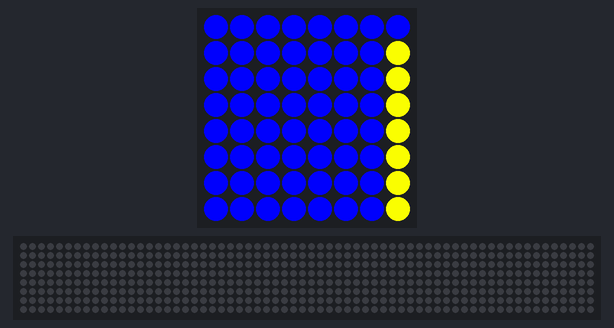
This program was run on a simulated Raspberry Pi (BCM pin numbers) with a Sense HAT. On the bench: the Sense HAT's 8×8 RGB LED matrix, a strip that is not on the board, showing the scrolling text unrolled. The 64×8 strip is a reading aid, not a part: it shows the text the matrix is scrolling, unrolled, one strip-width of it at a time. At 22.5 s the program stops and its outputs stay as they are.

Above: at 0.08 s.
At 3.6 s:
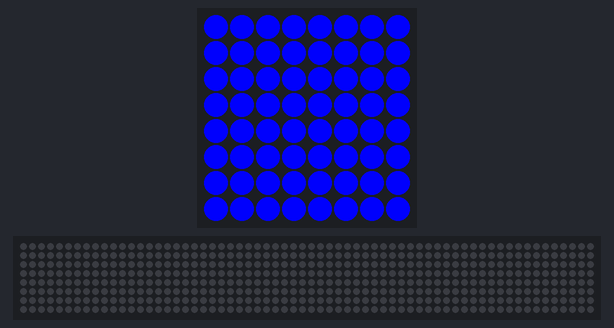
At 6.35 s:
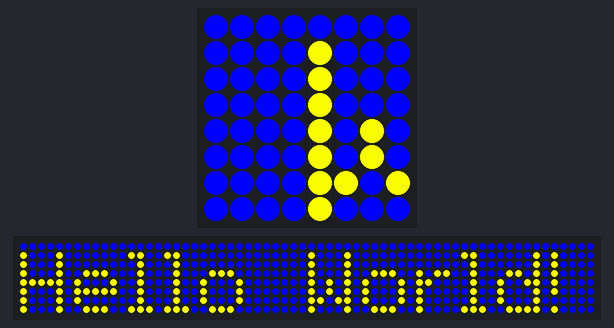
At 9.12 s:
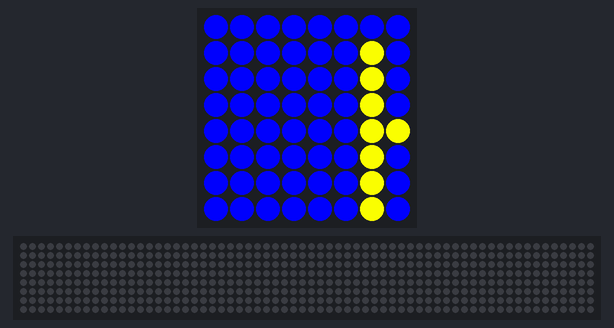
At 12.42 s:
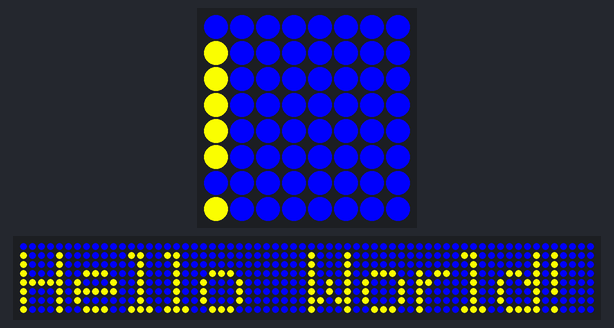
At 21.47 s:
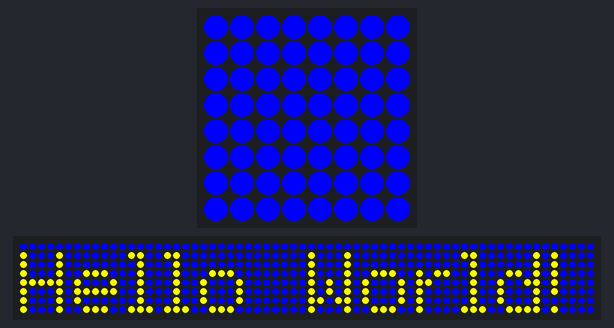

The program:

Hello_SenseHat2.py
```python
#!/usr/bin/env python3
from sense_hat import SenseHat
from time import sleep

RED		=	(255, 0, 0)
GREEN	=	(0, 255, 0)
BLUE	=	(0, 0, 255)
BLACK	=	(0, 0, 0)
WHITE	=	(255, 255, 255)

CYAN	=	(0, 255, 255)
MAGENTA	=	(255, 0, 255)
YELLOW	=	(255, 255, 0)

SCROLL_SPEED = 0.050
DELAY = 0.50
LOOPS = 5

sense = SenseHat()
looper = 0

while looper < LOOPS:
	sense.show_message("Hello World!", text_colour=YELLOW, back_colour=BLUE, scroll_speed=SCROLL_SPEED)
	sleep(DELAY)
	sense.clear()
	sleep(DELAY)

	looper += 1

sense.clear()
```

Measured:
- what the display in image 1 shows lasts 0.5 s, from 3.5 s to 4.0 s
